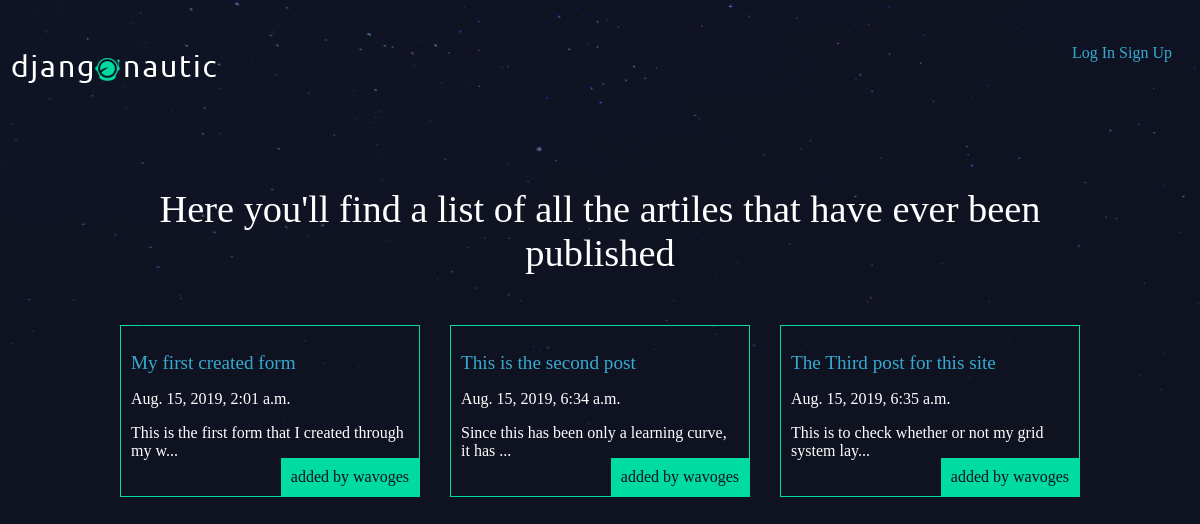
The page / on the database its author committed.
### articles/models.py (models this page shows, shortened)
class Article(models.Model):
    title = models.CharField(max_length=100)
    slug = models.SlugField()
    body = models.TextField()
    date = models.DateTimeField(auto_now_add=True)
    thumb = models.ImageField(default='default.png', blank=True)
    author = models.ForeignKey(User, on_delete=models.CASCADE, default=None)
    def snippet(self):
        return self.body[:50] + '...'

### articles/views.py (the view)
# urls.py: path('', views.article_list, name='list'),
def article_list(request):
    articles = Article.objects.all().order_by('date')
    return render(request, 'articles/article_list.html', { 'articles': articles })

### articles/templates/articles/article_list.html
{% extends 'base_layout.html' %}
{% block content %}
    <h1>Here you'll find a list of all the artiles that have ever been published</h1>
    <div class="articles">
        {% for article in articles %}
            <div class="article">
                <h2><a href="{% url 'articles:detail' slug=article.slug %}">{{ article.title }}</a></h2>
                <p>{{ article.date }}</p>
                <p>{{ article.snippet }}</p>
                <p class="author">added by {{ article.author.username }}</p>
            </div>
        {% endfor %}
    </div>
{% endblock %}

### templates/base_layout.html (shortened to what this page needs)
{% load static from staticfiles %}
<!DOCTYPE html>
<html lang="en">
    <head>
        <link rel="stylesheet" href="{% static 'styles.css' %}">
    </head>
    <body>
        <header class="wrapper">
            <h1><a href="{% url 'home' %}"><img src="{% static 'logo.png' %}"/></a></h1>
            <nav>
                <ul>
                    {% if user.is_authenticated %}
                    <li>
                        <form class="logout-link" action="{% url 'accounts:logout' %}" method="POST">
                            {% csrf_token %}
                            <button type="submit">Log Out</button>
                        </form>
                    </li>
                    <li>
                        <a class="highlight" href="{% url 'articles:create' %}">Create Article</a>
                    </li>
                    {% else %}
                    <li>
                        <a href="{% url 'accounts:login' %}">Log In</a>
                        <a href="{% url 'accounts:signup' %}">Sign Up</a>
                    </li>
                    {% endif %}
                </ul>
            </nav>
        </header>
        <div class="wrapper">
            {% block content %}
            {% endblock %}
        </div>
    </body>
</html>

### assets/styles.css (style rules this page uses)
div.wrapper { max-width: 960px; margin: 0 auto; margin-bottom: 50px; }
.articles { display: grid; grid-template-columns: 1fr 1fr 1fr; grid-gap: 30px; }
.article { padding: 10px; border: 1px solid #00dba0; position: relative; padding-bottom: 20px; }
.article h2 { font-size: 1.2em; }
.article .author { padding: 10px; background-color: #00dba0; position: absolute; right: 0; bottom: 0; margin: 0; color: #0f121f; }
body { background: #0f121f; background-image: url(stars.png); background-repeat: no-repeat; background-size: cover; color: #fff; }
body * { font-family: Ubuntu; }
h1, h2, h3, h4, h5 { font-weight: normal; margin: 5; }
a, a:hover, a:visited { color: #36aad1; text-decoration: none; }
div.wrapper h1 { margin: 50px auto; text-align: center; font-size: 2.4em; }
header { display: grid; grid-template-columns: 1fr 1fr; padding: 20px 0; }
nav { justify-self: end; padding-left: 20px; padding-right: 20px; }
nav li { display: inline-block; margin-left: 20px; }

### rows shown on the page
Article: title "My first created form", date "Aug. 15, 2019, 2:01 a.m.", snippet "This is the first form that I created through my w...", author.username "wavoges"
Article: title "This is the second post", date "Aug. 15, 2019, 6:34 a.m.", snippet "Since this has been only a learning curve, it has ...", author.username "wavoges"
Article: title "The Third post for this site", date "Aug. 15, 2019, 6:35 a.m.", snippet "This is to check whether or not my grid system lay...", author.username "wavoges"
